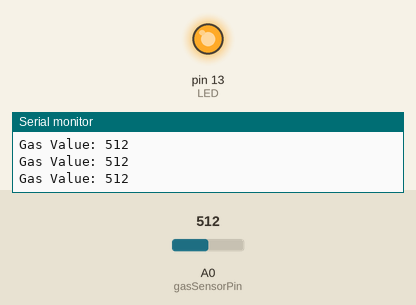
A sketch run on a simulated Arduino Uno, built with avr-gcc and run on an emulated ATmega328P. Shown: output pins drawn as LEDs (lit = HIGH), the last lines printed to the serial monitor. The inputs (shaded band) are chosen by the test bench; at power-on: A0 (gasSensorPin) = 512.

Above: at 1.2 s.
1.3 s: A0 (gasSensorPin) set to 418
2.8 s: A0 (gasSensorPin) set to 393
At 4.0 s:
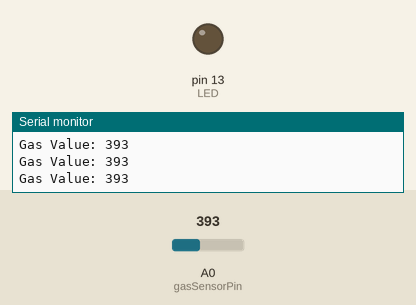
4.3 s: A0 (gasSensorPin) set to 410
At 5.4 s:
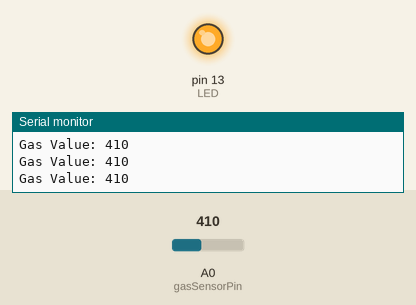
5.8 s: A0 (gasSensorPin) set to 390
At 6.8 s:
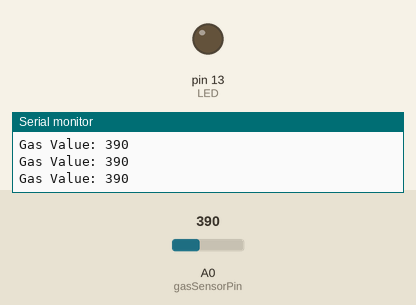
Timing chart, 0 to 8.3 s (numbered marks = the images above; inputs shaded):
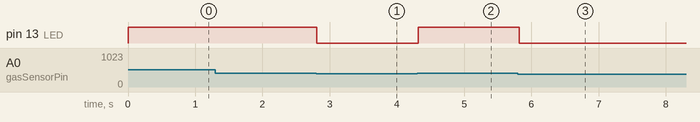

The sketch:

Joystick.ino
```cpp
const int gasSensorPin = A0;
const int LED = 13;
float sinVal;
int toneVal;
void setup() {
  pinMode(gasSensorPin, INPUT);
  pinMode(LED, OUTPUT);
  Serial.begin(9600);
}

void loop() {
  int gasValue = analogRead(gasSensorPin);
  Serial.print("Gas Value: ");
  Serial.println(gasValue);

  if (gasValue > 400) {
    digitalWrite(LED,HIGH);
  } else {
    digitalWrite(LED,LOW);
  }

  delay(100);
}
```

Measured:
- the behaviour switches between 401 and 400 on A0 (gasSensorPin) (found by bisection; images 0 and 1)
- after the input at 2.8 s, pin 13 (LED): HIGH → LOW at once
- after the input at 4.3 s, pin 13 (LED): LOW → HIGH at once
- after the input at 5.8 s, pin 13 (LED): HIGH → LOW at once
